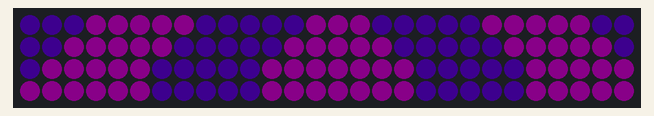
Simulated run of this sketch. Board: Arduino Uno, built with avr-gcc and run on an emulated ATmega328P. On the bench: 28×4 RGB LED matrix (first LED top left, wired row by row). Dim RGB values are drawn brighter than linear; what the sketch prints to the serial monitor is not drawn.

Above: at 4.4 s.
At 5.7 s:
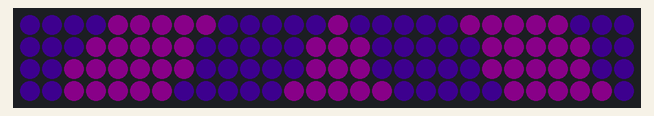
At 7.0 s:
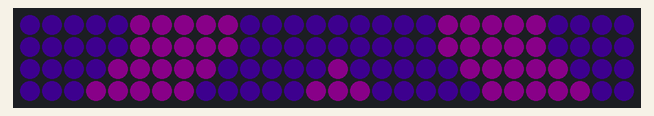

Measured:
- what the display in image 0 shows lasts 1.3 s, from 4.3 s to 5.6 s

The sketch:

Collar-Cyberpunk.ino
```cpp
#include<FastLED.h>

// Serial Baud rate
#define SERIAL_BAUD 115200

/**
*  Debug stuff
*/
#define DEBUG       1

// Length of various buffer
#define BUFFLEN_MSG 300

// Serial out Buffer
char msg_buffer[BUFFLEN_MSG];

char float_buffer[100];

#define SERIAL_OBJ Serial

// snprintf to output buffer
#define SNPRINTF_MSG(...) \
snprintf(msg_buffer, BUFFLEN_MSG, __VA_ARGS__);

// snprintf to output buffer then println to serial
#define SER_SNPRINTF_MSG(...)  \
SNPRINTF_MSG(__VA_ARGS__); \
SERIAL_OBJ.println(msg_buffer);

#define DTOSTRF(x) dtostrf(x, 7, 3, float_buffer)

/**
* LED stuff
*/

#define LED_PIN     12
#define BRIGHTNESS  20
#define LED_TYPE    WS2812
#define COLOR_ORDER GRB

const uint8_t kMatrixWidth  = 28;
const uint8_t kMatrixHeight = 4;
const bool    kMatrixSerpentineLayout = true;

// Generates a rhombus stripe pattern that transitions between colors in a 16 color palette.
// stripe is symmetrical pattern like this
//
//                  ----------- Plane of symmetry
//                /     /<->/ - pulse_width * wavelength
// -y -+++++-----|-----+++++-
// ^  --+++++----|----+++++--
// |  ---+++++---|---+++++---
//    ----+++++--|--+++++----
// +                      -> x (width)
//            <-   ->         Rhombus move direction
// Angle of rhombus determined by line_lag, how much x lags as you move in y.
//
// for a color function that looks like this
//
//  ^ c
//  | ----          -           - peak
//         \      /             - rise and fall
//          -----               - trough
//  +               -> th
//  |<->|                       - pulse width determines width of peak
//      |<->|                   - falling width determined by pw_fall
//              |<->|           - rising width determined by pw_fall
//  |<------------->|           - sum <= 1.0

float pulse_width = 0.5;
float pw_rise = 0.0;
float pw_fall = 0.0;
float line_lag = 1.0;
float wavelength = 10;

#define NUM_LEDS (kMatrixWidth * kMatrixHeight)
#define MAX_DIMENSION ((kMatrixWidth>kMatrixHeight) ? kMatrixWidth : kMatrixHeight)
#define PALETTE_LENGTH 16

// The leds
CRGB leds[kMatrixWidth * kMatrixHeight];

// At speed = 1.0, a wave will travel one pixel in one second.
// speed is set dynamically once we've started up
float speed = 1.0;

CRGBPalette16 currentPalette( PartyColors_p );

uint16_t start_time;

uint16_t delta(){
    return millis() - start_time;
}

void setup() {
    // initialize serial
    SERIAL_OBJ.begin(SERIAL_BAUD);

    start_time = millis();

    #if DEBUG
    SER_SNPRINTF_MSG("SETUP");
    #endif

    delay(3000);

    LEDS.addLeds<LED_TYPE,LED_PIN,COLOR_ORDER>(leds,NUM_LEDS);
    LEDS.setBrightness(BRIGHTNESS);
}

uint8_t colorFunction(float theta) {
    // Generates a palette index from an angle theta
    // TODO: calculate theta colour from theta, PALETTE_LENGTH

    #if DEBUG
    SER_SNPRINTF_MSG("th %s", DTOSTRF(theta));
    SER_SNPRINTF_MSG("pw %s", DTOSTRF(pulse_width));
    #endif

    if( 0 <= theta && theta < pulse_width ) {
        return PALETTE_LENGTH - 1;
    } else {
        return 0;
    }
    // TODO: implement pw_fall and pw_rise sections
}

float mirrored( int x ){
    // distance of x from centre of collar
    return abs( float(x) - (float(kMatrixWidth) / 2.0));
}

//
// Mark's xy coordinate mapping code.  See the XYMatrix for more information on it.
//
uint16_t XY( uint8_t x, uint8_t y)
{
    uint16_t i;
    if( kMatrixSerpentineLayout == false) {
        i = (y * kMatrixWidth) + x;
    }
    if( kMatrixSerpentineLayout == true) {
        if( y & 0x01) {
            // Odd rows run backwards
            uint8_t reverseX = (kMatrixWidth - 1) - x;
            i = (y * kMatrixWidth) + reverseX;
        } else {
            // Even rows run forwards
            i = (y * kMatrixWidth) + x;
        }
    }
    return i;
}

void mapRhombiiToLEDsUsingPalette()
{
    for(int y = 0; y < kMatrixHeight; y++) {
        for(int x = 0; x < kMatrixWidth; x++) {
            // (x,y) is coordinate of point
            // theta is angle within color function which repeats (like a sine wave) from 0 to 1
            // real_x is the position in the colour axis
            float mirrored_x = mirrored(x);
            float real_x = (float)(mirrored_x - (float)(line_lag * (float)(y)));
            real_x += speed * (float)(delta()) / 1000.0;
            float theta = fmod(real_x, wavelength) / wavelength;

            uint16_t index = colorFunction(theta);

            CRGB color = ColorFromPalette( currentPalette, index, 255);
            uint8_t led_number = XY(x,y);
            #if DEBUG
            SER_SNPRINTF_MSG("mirrored_x %s,", DTOSTRF(mirrored_x));
            SER_SNPRINTF_MSG("real_x %s,", DTOSTRF(real_x));
            SER_SNPRINTF_MSG("wavelength %s", DTOSTRF(wavelength));
            SER_SNPRINTF_MSG("theta %s, index %d", DTOSTRF(theta), index);
            SER_SNPRINTF_MSG("(x, y) = (%d, %d) led_number %d", x, y, led_number);
            #endif

            leds[led_number] = color;
        }
    }
}

// There are several different palettes of colors demonstrated here.
//
// FastLED provides several 'preset' palettes: RainbowColors_p, RainbowStripeColors_p,
// OceanColors_p, CloudColors_p, LavaColors_p, ForestColors_p, and PartyColors_p.
//
// Additionally, you can manually define your own color palettes, or you can write
// code that creates color palettes on the fly.

// 1 = 5 sec per palette
// 2 = 10 sec per palette
// etc
#define HOLD_PALETTES_X_TIMES_AS_LONG 1

void changePaletteAndSettingsPeriodically()
{
    if(1) { SetupOrangeAndDarkRedPalette();           speed = 1.0; wavelength =   5; pulse_width = 0.5; }
}

void SetupOrangeAndDarkRedPalette()
{
    fill_solid( currentPalette, PALETTE_LENGTH, CRGB::Orange);
    CRGB dark_red = CHSV( HUE_RED, 255, 10);
    currentPalette[0] = dark_red;
}

void loop() {
    #if DEBUG
    SER_SNPRINTF_MSG("LOOP");
    SER_SNPRINTF_MSG("time is %d", (delta() / 1000.0));
    #endif
    // Periodically choose a new palette, speed, and scale
    // changePaletteAndSettingsPeriodically();

    // convert the noise data to colors in the LED array
    // using the current palette
    mapRhombiiToLEDsUsingPalette();

    LEDS.show();
    // delay(10);
}
```
